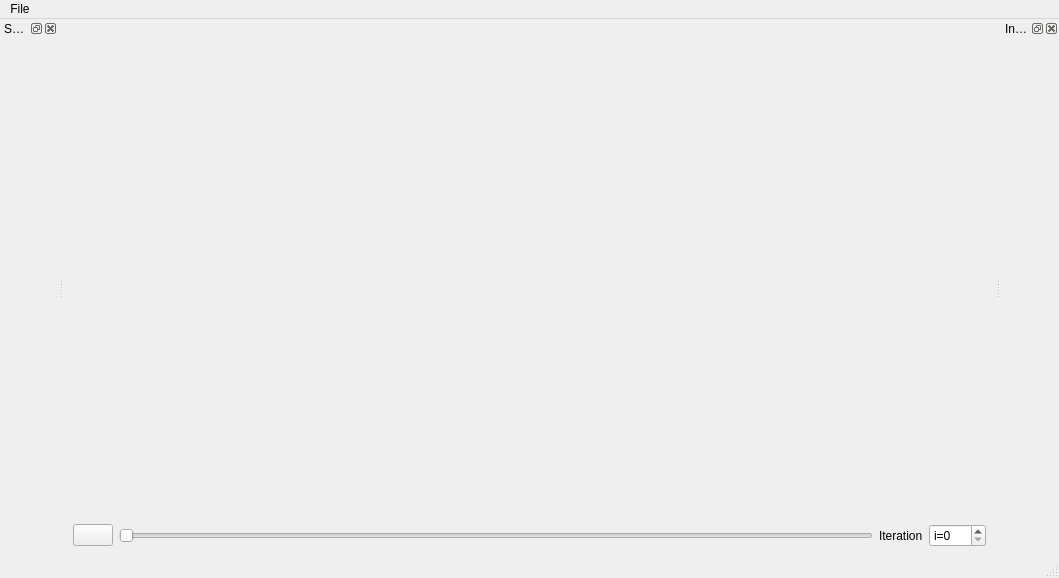
<?xml version="1.0" encoding="UTF-8"?>
<ui version="4.0">
 <class>SequenceEditorMainWindow</class>
 <widget class="QMainWindow" name="SequenceEditorMainWindow">
  <property name="geometry">
   <rect>
    <x>0</x>
    <y>0</y>
    <width>1059</width>
    <height>578</height>
   </rect>
  </property>
  <property name="windowTitle">
   <string>Sequence editor</string>
  </property>
  <widget class="QWidget" name="centralwidget">
   <layout class="QVBoxLayout" name="verticalLayout">
    <item>
     <widget class="SequencePlot" name="sequence_plot" native="true"/>
    </item>
    <item>
     <layout class="QHBoxLayout" name="slider_layout" stretch="0,0,0,0">
      <property name="sizeConstraint">
       <enum>QLayout::SetDefaultConstraint</enum>
      </property>
      <item>
       <widget class="QPushButton" name="play_btn">
        <property name="text">
         <string/>
        </property>
        <property name="icon">
         <iconset theme="QIcon::ThemeIcon::MediaPlaybackStart">
          <normaloff>.</normaloff>.</iconset>
        </property>
        <property name="checkable">
         <bool>true</bool>
        </property>
       </widget>
      </item>
      <item>
       <widget class="QSlider" name="sim_slider">
        <property name="sizePolicy">
         <sizepolicy hsizetype="Expanding" vsizetype="Fixed">
          <horstretch>0</horstretch>
          <verstretch>0</verstretch>
         </sizepolicy>
        </property>
        <property name="minimumSize">
         <size>
          <width>0</width>
          <height>0</height>
         </size>
        </property>
        <property name="maximumSize">
         <size>
          <width>16777215</width>
          <height>16777215</height>
         </size>
        </property>
        <property name="maximum">
         <number>100</number>
        </property>
        <property name="orientation">
         <enum>Qt::Horizontal</enum>
        </property>
       </widget>
      </item>
      <item>
       <widget class="QLabel" name="iteration_lbl">
        <property name="text">
         <string>Iteration</string>
        </property>
       </widget>
      </item>
      <item>
       <widget class="QSpinBox" name="iteration_spin">
        <property name="suffix">
         <string/>
        </property>
        <property name="prefix">
         <string>i=</string>
        </property>
        <property name="maximum">
         <number>100</number>
        </property>
       </widget>
      </item>
     </layout>
    </item>
   </layout>
  </widget>
  <widget class="QMenuBar" name="menubar">
   <property name="geometry">
    <rect>
     <x>0</x>
     <y>0</y>
     <width>1059</width>
     <height>21</height>
    </rect>
   </property>
   <widget class="QMenu" name="menuFile">
    <property name="title">
     <string>File</string>
    </property>
    <addaction name="open_action"/>
    <addaction name="save_action"/>
    <addaction name="clear_action"/>
   </widget>
   <addaction name="menuFile"/>
  </widget>
  <widget class="QStatusBar" name="statusbar"/>
  <widget class="QDockWidget" name="sequence_creator_dock">
   <property name="windowTitle">
    <string>Sequence</string>
   </property>
   <attribute name="dockWidgetArea">
    <number>1</number>
   </attribute>
   <widget class="SequenceCreator" name="sequence_creator"/>
  </widget>
  <widget class="QDockWidget" name="inspector_dock">
   <property name="windowTitle">
    <string>Inspector</string>
   </property>
   <attribute name="dockWidgetArea">
    <number>2</number>
   </attribute>
   <widget class="Inspector" name="inspector"/>
  </widget>
  <action name="open_action">
   <property name="text">
    <string>Open Sequence</string>
   </property>
   <property name="shortcut">
    <string/>
   </property>
  </action>
  <action name="save_action">
   <property name="text">
    <string>Save Sequence</string>
   </property>
  </action>
  <action name="clear_action">
   <property name="text">
    <string>Clear</string>
   </property>
  </action>
 </widget>
 <customwidgets>
  <customwidget>
   <class>SequencePlot</class>
   <extends>QWidget</extends>
   <header>pulsed_exp.sequence_plot</header>
   <container>1</container>
  </customwidget>
  <customwidget>
   <class>SequenceCreator</class>
   <extends>QWidget</extends>
   <header>pulsed_exp.creator</header>
   <container>1</container>
  </customwidget>
  <customwidget>
   <class>Inspector</class>
   <extends>QWidget</extends>
   <header>pulsed_exp.inspector</header>
   <container>1</container>
  </customwidget>
 </customwidgets>
 <resources/>
 <connections>
  <connection>
   <sender>sim_slider</sender>
   <signal>valueChanged(int)</signal>
   <receiver>iteration_spin</receiver>
   <slot>setValue(int)</slot>
   <hints>
    <hint type="sourcelabel">
     <x>546</x>
     <y>583</y>
    </hint>
    <hint type="destinationlabel">
     <x>1071</x>
     <y>583</y>
    </hint>
   </hints>
  </connection>
  <connection>
   <sender>iteration_spin</sender>
   <signal>valueChanged(int)</signal>
   <receiver>sim_slider</receiver>
   <slot>setValue(int)</slot>
   <hints>
    <hint type="sourcelabel">
     <x>1071</x>
     <y>583</y>
    </hint>
    <hint type="destinationlabel">
     <x>546</x>
     <y>583</y>
    </hint>
   </hints>
  </connection>
 </connections>
</ui>
